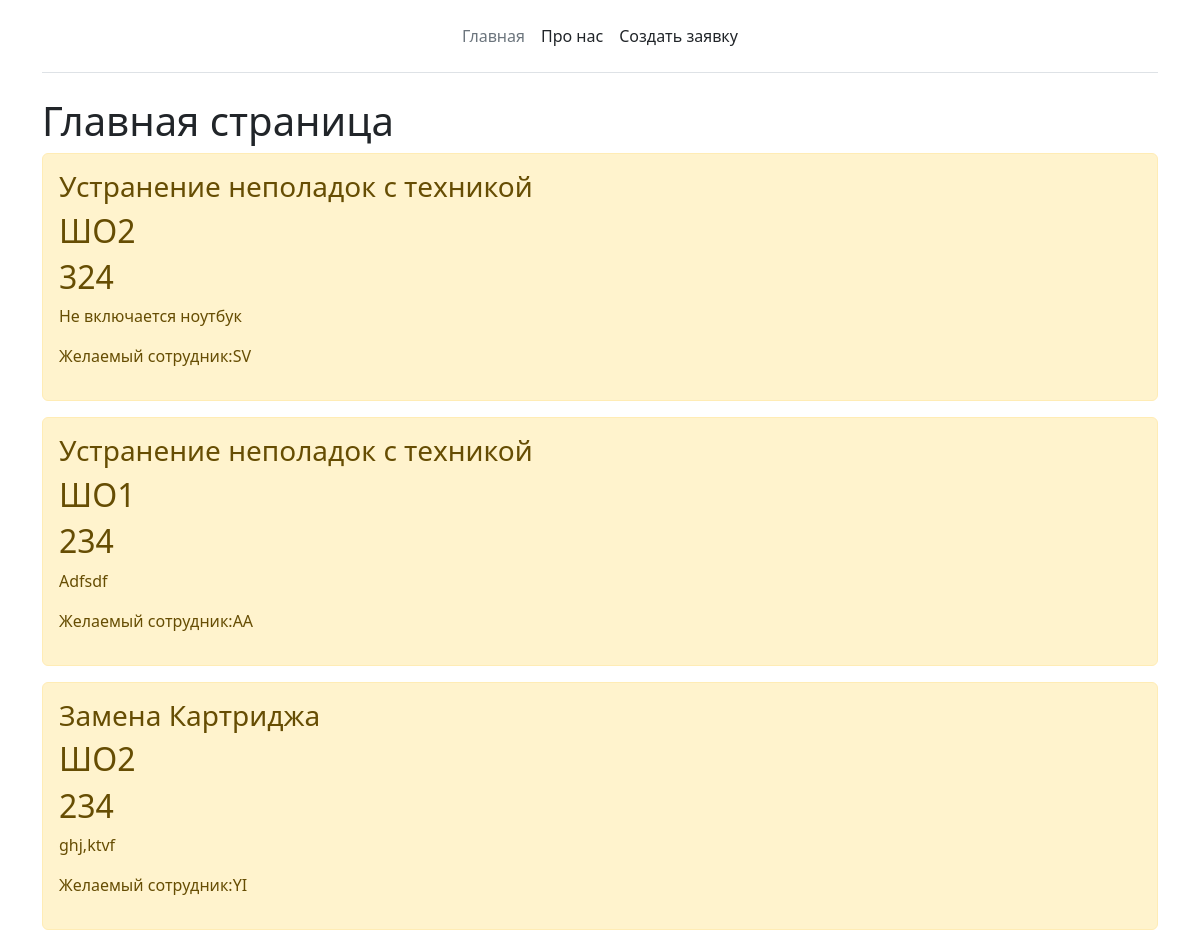
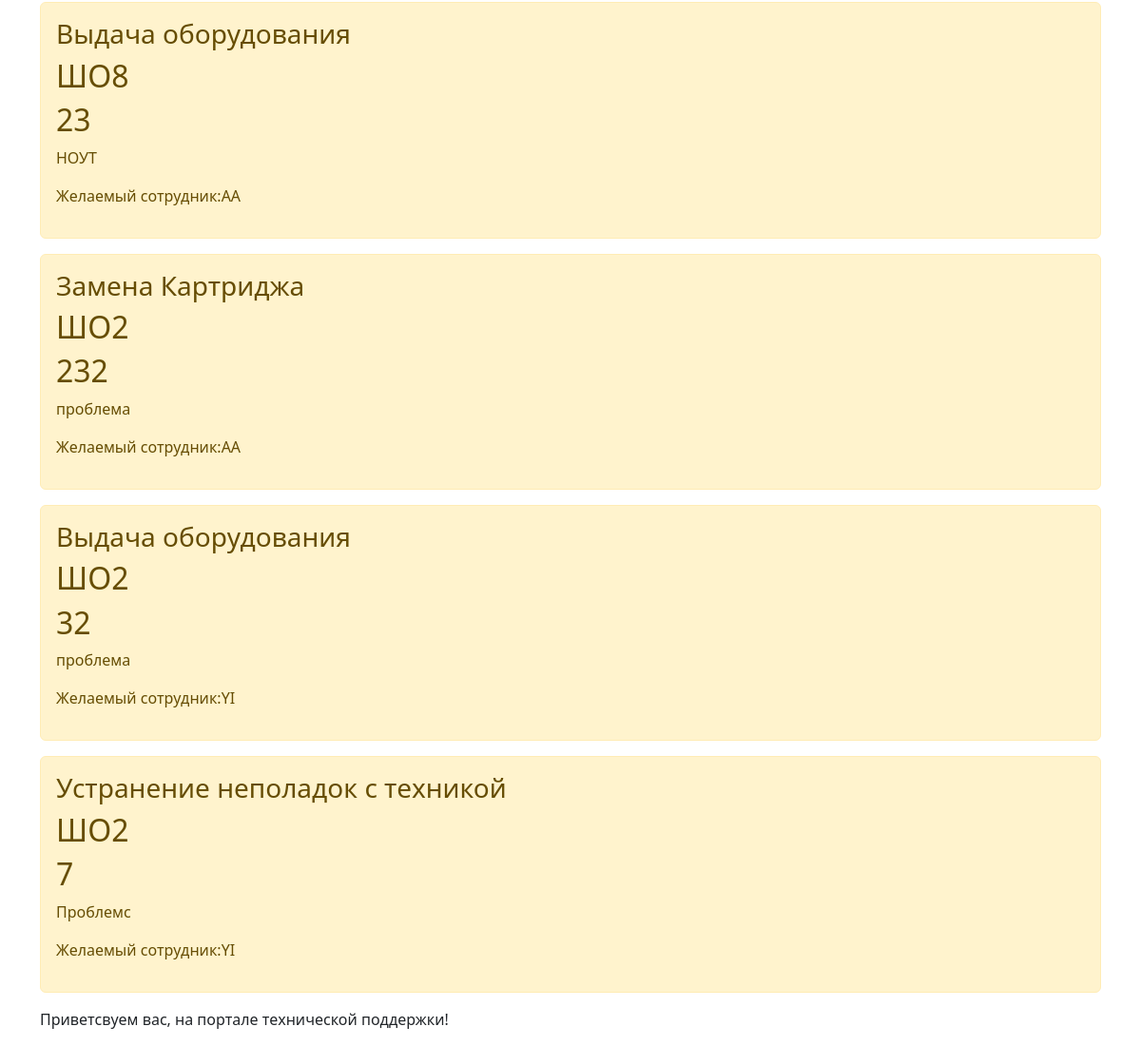
The page / on the database its author committed (2 pictures, top to bottom).
### main/models.py (models this page shows, shortened)
class Task(models.Model):
    kat = models.ForeignKey('Kategoria', on_delete=models.PROTECT)
    ADRESS = (
        ('ШО1', 'ШО1'),
        ('ШО2', 'ШО2'),
        ('ШО8', 'ШО8'),
        ('ШО16', 'ШО16'),
    )
    blank_choice = (('', 'Выберите корпус'),)
    adress = models.CharField('Корпус',max_length=4,choices=blank_choice + ADRESS)
    kabinet = models.IntegerField('Введите кабинет')
    task = models.TextField('Описание')
    SOTRUDNIK = (
        ('AA', 'Артем Андреевич'),
        ('YI', 'Ярослав Игоревич'),
        ('SV', 'Сергей Викторович'),
        ('NO', 'Никита Олегович'),
    )
    sotrudnik_choice = (('', 'Выберите сотрудника'),)
    sotrudnik = models.CharField('Сотрудник',max_length=2,choices=sotrudnik_choice + SOTRUDNIK)
    class Meta:
        verbose_name = 'Заявка'
        verbose_name_plural = 'Заявки'

class Kategoria(models.Model):
    kategoria = models.CharField('Категория',max_length=50,choices=settings.KATEGORIA, db_index=True)
    def __str__(self):
        return self.kategoria
    class Meta:
        verbose_name = 'Категория'
        verbose_name_plural = 'Категории'

### main/views.py (the view)
# urls.py: path('', views.index, name='home'),
def index(request):
    tasks = Task.objects.all()
    return render (request, 'main/index.html', {'title': 'Главная страница сайта', 'tasks': tasks})

### main/templates/main/index.html (shortened to what this page needs)
{% extends 'main/base.html' %}
{% block content %}
    <h1>Главная страница</h1>
{% if tasks %}
    {% for element in tasks %}
        <div class="alert alert-warning mt-2">
            <h3>{{ element.kat }}</h3>
            <h2>{{element.adress}}</h2>
            <h2>{{element.kabinet}}</h2>
            <p>{{element.task}}</p>
            <p>Желаемый сотрудник:{{element.sotrudnik}}</p>
        </div>
    {% endfor %}
{% else %}
        <p>У нас нет заявок!</p>
{% endif %}
    <p>Приветсвуем вас, на портале технической поддержки!</p>
{% endblock %}

### rows shown on the page
Task: kat "Устранение неполадок с техникой", adress "ШО2", kabinet "324", task "Не включается ноутбук", sotrudnik "SV"
Task: kat "Устранение неполадок с техникой", adress "ШО1", kabinet "234", task "Adfsdf", sotrudnik "AA"
Task: kat "Замена Картриджа", adress "ШО2", kabinet "234", task "ghj,ktvf", sotrudnik "YI"
Task: kat "Выдача оборудования", adress "ШО8", kabinet "23", task "НОУТ", sotrudnik "AA"
Task: kat "Замена Картриджа", adress "ШО2", kabinet "232", task "проблема", sotrudnik "AA"
Task: kat "Выдача оборудования", adress "ШО2", kabinet "32", task "проблема", sotrudnik "YI"
Task: kat "Устранение неполадок с техникой", adress "ШО2", kabinet "7", task "Проблемс", sotrudnik "YI"
